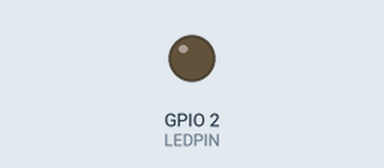
The sketch below on a simulated ESP8266 (Wemos D1 mini). On the bench: output pins drawn as LEDs (lit = HIGH). WiFi joins after 1.5 s; servers stay silent unless stated; what the sketch prints to the serial monitor is not drawn.

Above: at 0.01 s.
At 1.4 s:
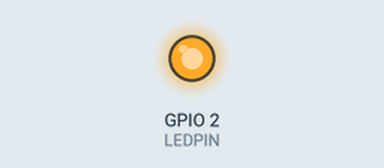
Timing chart, 0 to 2.9 s (numbered marks = the images above):
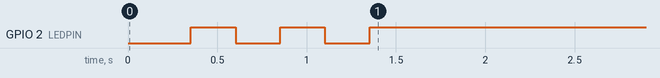

The sketch:

main.ino
```cpp
// echo -n "@255000000#" | nc -4u -w0 192.168.5.10 8888
#include <ESP8266WiFi.h>
#include <WiFiUDP.h>

#include "Secrets.h"

#define DEBUG true

// WIFI
IPAddress ip(192, 168, 5, 10);
IPAddress gateway(192,168,5,1);
IPAddress subnet(255,255,255,0);

// mac address
uint8_t MAC_array[6];
char MAC_char[18];

// time between connection status checks (seconds)
#define WIFICHECKTIMEOUT 60
unsigned long lastCheckedWifiStatus = millis();

// UDP
WiFiUDP UDP;
#define UDP_PORT 8888

// LED
const double BRIGHTNESS = 1.0;//1.0;
#define NUM_LEDS     10  // maximum LED node number we can receive
// 10W nodes do not have a zero address
#define BEGIN_LED 0
// duration to (approx) run an sd card animation for
#define ANIMATIONDURATION 60
// wait this long for udp packets before fallback
#define SILENCETIMEOUT 10
uint8_t incoming_leds[NUM_LEDS*3] = {0};
uint8_t incoming_state = 0; // 0=none, 1=node
uint8_t incoming_index = 0;
uint8_t incoming_led;
uint8_t incoming_red;
uint8_t incoming_green;
uint8_t incoming_blue;
uint8_t outgoing_leds[NUM_LEDS*3] = {0};
int udpAvail = 0;

// use this to calibrate when re-assembled
//uint8_t led_map[NUM_LEDS] = { 0, 1, 2, 3, 4, 5, 6, 7, 8, 9,10,11,12,13,14,15,16,17,18,19};
//uint8_t led_map[NUM_LEDS] = {12,19, 0, 9,17, 4, 5,16, 7, 6, 1,11,15, 3,13, 8,10,14,18, 2};
uint8_t led_map[NUM_LEDS] = {0, 1, 2, 3, 4, 5, 6, 7, 8, 9};

#define LEDPIN 2

// prevent LED, power savings, "off"
boolean lights_out = false;

// fallback animation
unsigned long lastHeardDataAt = millis();
int globalHue = 0;

#ifdef DEBUG
 #define DP(x)  Serial.print(x)
 #define DPL(x)  Serial.println(x)
 #define DPLD(x,y)  Serial.println(x,y)
#else
 #define DP(x)
 #define DPL(x)
 #define DPLD(x,y)
#endif

void setup() {

  Serial.begin(115200);
  Serial1.begin(115200);  // TX1 is GPIO2

  delay(100); // iono

  connectToWifi();

  // UDP  ----------------------------------------------------------------------
  while (!UDP.begin(UDP_PORT)) {
    delay(250);
  }
  Serial.println("UDP ready");

}

// copy data from incoming_leds[] to outgoing_leds[]
// this code determines which LEDs are mapped to Serial1
// remember, the 10W leds begin at position 1! our arrays are 0 indexed
// basically, the address written on the led is a lie, if it says 1, the bits
// have it at position 0. organize the outgoing data accordingly
void reorder_nodes_serial1(void)
{
  // zero the array
  memset(outgoing_leds, 0, sizeof(outgoing_leds));

  for (int i=0; i < NUM_LEDS; i++) {

    if (led_map[i] > 0) {
      outgoing_leds[(led_map[i] - BEGIN_LED)*3+0] = int(incoming_leds[i*3+0] * BRIGHTNESS);
      outgoing_leds[(led_map[i] - BEGIN_LED)*3+1] = int(incoming_leds[i*3+1] * BRIGHTNESS);
      outgoing_leds[(led_map[i] - BEGIN_LED)*3+2] = int(incoming_leds[i*3+2] * BRIGHTNESS);
    }

  }
}

void parseIncoming() {

  while (udpAvail > 0) {

    unsigned char c = UDP.read();

    // turn out the lights
    if (c == '$') {

      lights_out = true;
      // send a black frame to make sure they all turn off
      setColor(0,0,0);

      Serial.println("off");

    } else if (c == '%') {

      lights_out = false;

      Serial.println("on");

    } else if (!lights_out) {

      lastHeardDataAt = millis();

      if (c == '@') {

        incoming_state = 1;
        incoming_index = 0;
        incoming_led = 0;

      } else if (c == '#') {

        startFrame();
        //reorder_nodes_serial1();
        memcpy(outgoing_leds, incoming_leds, sizeof(incoming_leds));
        Serial1.write(outgoing_leds, sizeof(outgoing_leds));
        Serial1.flush();

        incoming_state = 0;
      } else {
        if (incoming_state == 1) {

          // decode incoming LED data as it arrives
          if (c >= '0' && c <= '9') {
            int n = c - '0';
            switch (incoming_index) {
            case  0: incoming_red   = n * 100; break;
            case  1: incoming_red   += n * 10; break;
            case  2: incoming_red   += n;      break;
            case  3: incoming_green = n * 100; break;
            case  4: incoming_green += n * 10; break;
            case  5: incoming_green += n;      break;
            case  6: incoming_blue  = n * 100; break;
            case  7: incoming_blue  += n * 10; break;
            case  8: incoming_blue  += n;      break;
            default: incoming_index = 0;       break;
            }
            incoming_index++;
            if (incoming_index >= 9) {
              if (incoming_led < NUM_LEDS) {
                n = incoming_led * 3;
                incoming_leds[n+0] = incoming_red;
                incoming_leds[n+1] = incoming_green;
                incoming_leds[n+2] = incoming_blue;
                incoming_led++;
              }
              incoming_index = 0;
            }
          }
        }
      }

    }

    udpAvail = udpAvail - 1;
  }
}


void loop() {

  if (udpAvail) {
    parseIncoming();
  } else {
    udpAvail = UDP.parsePacket();
  }

  // nothing heard in a while.. do SOMETHING
  if (!lights_out && (lastHeardDataAt + SILENCETIMEOUT * 1000 < millis())) {

    fadeNext();
    delay(10);

  }

  // see if we need to reconnect to the wifi
  if (lastCheckedWifiStatus + WIFICHECKTIMEOUT * 1000 < millis()) {
    if (WiFi.status() != WL_CONNECTED) {
      connectToWifi();
    }
    lastCheckedWifiStatus = millis();
  }

  // allow the ESP to do what it do
  yield();
}


void startFrame() {
  Serial1.begin(38400);
  Serial1.write(0); // start of frame message
  Serial1.flush();
  delay(1); // ESP specific
  Serial1.begin(115200);
  Serial1.write(0);
}


void setColor(int r, int g, int b) {

  startFrame();

  for (int i=1; i <= NUM_LEDS; i++) {
    Serial1.write(int(r * BRIGHTNESS));
    Serial1.write(int(b * BRIGHTNESS));
    Serial1.write(int(g * BRIGHTNESS));
  }

  Serial1.flush();
}

void setLedColorHSV(int h, double s, double v) {
  //this is the algorithm to convert from RGB to HSV
  double r=0;
  double g=0;
  double b=0;

  double hf=h/60.0;

  int i=(int)hf;
  double f = h/60.0 - i;
  double pv = v * (1 - s);
  double qv = v * (1 - s*f);
  double tv = v * (1 - s * (1 - f));

  switch (i)
  {
  case 0: //rojo dominante
    r = v;
    g = tv;
    b = pv;
    break;
  case 1: //verde
    r = qv;
    g = v;
    b = pv;
    break;
  case 2:
    r = pv;
    g = v;
    b = tv;
    break;
  case 3: //azul
    r = pv;
    g = qv;
    b = v;
    break;
  case 4:
    r = tv;
    g = pv;
    b = v;
    break;
  case 5: //rojo
    r = v;
    g = pv;
    b = qv;
    break;
  }

  //set each component to a integer value between 0 and 255
  int red=constrain((int)255*r,0,255);
  int green=constrain((int)255*g,0,255);
  int blue=constrain((int)255*b,0,255);

  setColor(red,green,blue);
}

void fadeNext() {
  int hue = globalHue + 1;
  if (hue == 360) {
    hue = 0;
  }
  setLedColorHSV(hue, 1, 1); //We are using Saturation and Value constant at 1
  globalHue = hue;
}

void connectToWifi() {
  // WIFI Client ---------------------------------------------------------------
  Serial.println();
  Serial.println();
  Serial.print("Connecting to ");
  Serial.println(ssid);

  //bool config(IPAddress local_ip, IPAddress gateway, IPAddress subnet, IPAddress dns1 = (uint32_t)0x00000000, IPAddress dns2 = (uint32_t)0x00000000);
  WiFi.config(ip, gateway, subnet);
  WiFi.begin(ssid, password);

  pinMode(LEDPIN, OUTPUT);

  while (WiFi.status() != WL_CONNECTED) {
    digitalWrite(LEDPIN, LOW);
    delay(250);
    Serial.print(".");
    digitalWrite(LEDPIN, HIGH);
    delay(250);
  }

  Serial.println("");
  Serial.println("WiFi connected");
  Serial.println("IP address: ");
  Serial.println(WiFi.localIP());

  Serial.print("MAC address: ");

  memset(MAC_array, 0, sizeof(MAC_array)); // zero the array
  memset(MAC_char, 0, sizeof(MAC_char)); // zero the array

  WiFi.macAddress(MAC_array);
  for (int i = 0; i < sizeof(MAC_array); ++i){
    sprintf(MAC_char,"%s%02x:",MAC_char,MAC_array[i]);
  }
  Serial.println(MAC_char);
}
```

Secrets-example.h
```cpp
#ifndef SECRETS_H
#define SECRETS_H
  const char* ssid     = "";
  const char* password = "";
#endif
```
